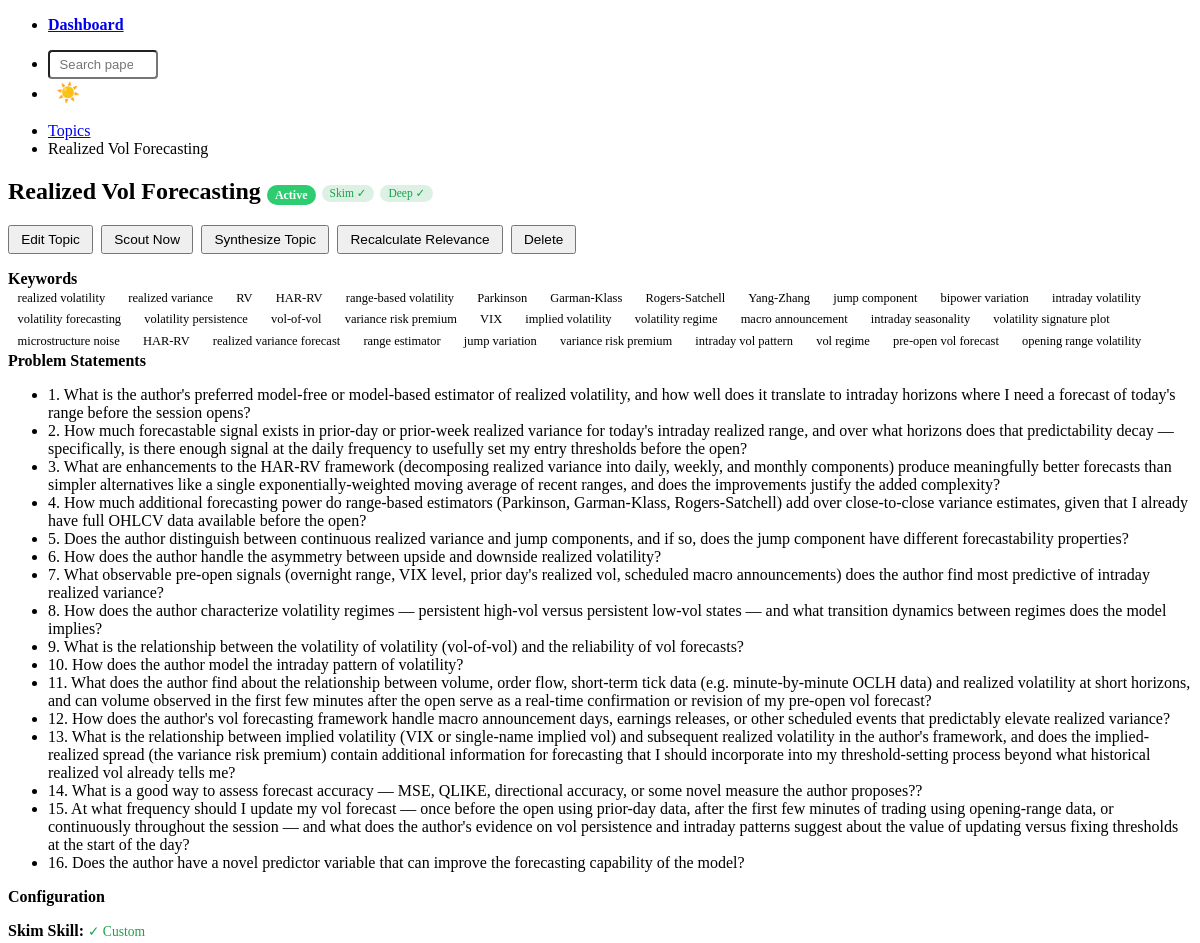
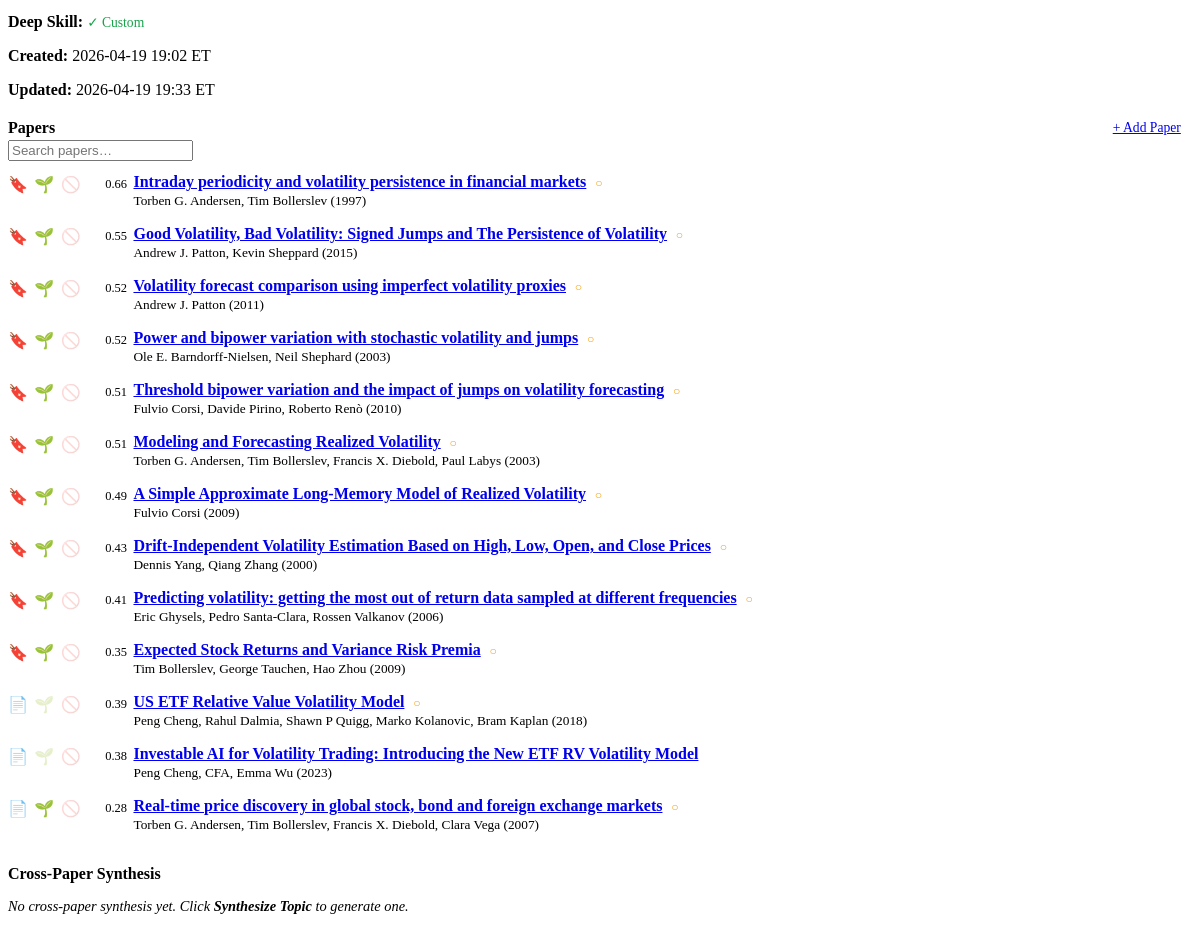
/topics/6, run on the app's committed database (2 pictures, top to bottom).
### tables this page shows
CREATE TABLE topics (
    id              INTEGER PRIMARY KEY AUTOINCREMENT,
    name            TEXT NOT NULL UNIQUE,
    description     TEXT NOT NULL DEFAULT '',
    keywords        TEXT NOT NULL DEFAULT '[]',          -- JSON list of strings
    priority_keywords TEXT NOT NULL DEFAULT '[]',        -- JSON list of high-weight keywords
    problem_statements TEXT NOT NULL DEFAULT '[]',       -- JSON list of free-text problems
    sources         TEXT NOT NULL DEFAULT '["arxiv"]',   -- JSON list: arxiv, ssrn, kaggle
    pdf_policy      TEXT NOT NULL DEFAULT 'link_only'
                        CHECK (pdf_policy IN ('link_only', 'download')),
    is_active       INTEGER NOT NULL DEFAULT 1,
    created_at      TEXT NOT NULL DEFAULT (datetime('now')),
    updated_at      TEXT NOT NULL DEFAULT (datetime('now'))
, skim_skill_md TEXT, deep_synthesis_skill_md TEXT);

CREATE TABLE papers (
    id              INTEGER PRIMARY KEY AUTOINCREMENT,
    source          TEXT NOT NULL,                       -- 'arxiv', 'ssrn', 'kaggle'
    source_id       TEXT NOT NULL,                       -- e.g. arXiv ID
    title           TEXT NOT NULL,
    authors         TEXT NOT NULL DEFAULT '[]',          -- JSON list
    published_venue TEXT NOT NULL DEFAULT '',
    published_date  TEXT,
    abstract        TEXT NOT NULL DEFAULT '',
    url             TEXT NOT NULL DEFAULT '',
    pdf_url         TEXT NOT NULL DEFAULT '',
    pdf_local_path  TEXT,
    created_at      TEXT NOT NULL DEFAULT (datetime('now')), semantic_scholar_id TEXT, read_next INTEGER NOT NULL DEFAULT 0, unprocessed INTEGER NOT NULL DEFAULT 1,
    UNIQUE(source, source_id)
);

CREATE TABLE topic_papers (
    id              INTEGER PRIMARY KEY AUTOINCREMENT,
    topic_id        INTEGER NOT NULL REFERENCES topics(id) ON DELETE CASCADE,
    paper_id        INTEGER NOT NULL REFERENCES papers(id) ON DELETE CASCADE,
    matched_keywords TEXT NOT NULL DEFAULT '[]',         -- JSON list
    relevance_score REAL NOT NULL DEFAULT 0.0,
    created_at      TEXT NOT NULL DEFAULT (datetime('now')), recommendation TEXT CHECK (recommendation IN ('read', 'skip', 'deep_dive')), is_scout_seed INTEGER NOT NULL DEFAULT 0, not_interesting INTEGER NOT NULL DEFAULT 0,
    UNIQUE(topic_id, paper_id)
);

### poneglyph/routes/topics.py (the view)
@router.get("/{topic_id}", response_class=HTMLResponse)
async def view_topic(request: Request, topic_id: int):
    topic = _topic_row(topic_id)
    if not topic:
        return HTMLResponse("<p>Topic not found.</p>", status_code=404)
    paper_rows = fetch_all(
        """SELECT p.*, tp.is_scout_seed, tp.not_interesting, tp.relevance_score
           FROM papers p
           JOIN topic_papers tp ON p.id = tp.paper_id
           WHERE tp.topic_id = ?
           ORDER BY p.read_next DESC, tp.not_interesting ASC,
                    COALESCE(tp.relevance_score, 1.0) DESC,
                    p.published_date DESC, p.created_at DESC
           LIMIT 20""",
        (topic_id,),
    )
    papers = [row_to_dict(r) for r in paper_rows]
    seed_count = sum(1 for p in papers if p.get("is_scout_seed"))
    latest_synthesis = row_to_dict(fetch_one(
        "SELECT * FROM cross_syntheses WHERE topic_id = ? ORDER BY created_at DESC LIMIT 1",
        (topic_id,),
    ))
    return templates.TemplateResponse(
        "topics/detail.html",
        {
            "request": request,
            "topic": topic,
            "papers": papers,
            "seed_count": seed_count,
            "latest_synthesis": latest_synthesis,
        },
    )

### templates/topics/detail.html (shortened to what this page needs)
{% extends "base.html" %}
{% block content %}
<nav aria-label="breadcrumb">
    <ul>
        <li><a href="/topics">Topics</a></li>
        <li>{{ topic.name }}</li>
    </ul>
</nav>
<hgroup>
    <h2>
        {{ topic.name }}
        {% if topic.is_active %}
            <span class="badge badge-active">Active</span>
        {% else %}
            <span class="badge badge-inactive">Paused</span>
        {% endif %}
        {% if topic.skim_skill_md %}
            <span style="font-size:0.72rem; font-weight:normal; padding:0.15rem 0.5rem;
                         border-radius:1rem; background:rgba(22,163,74,0.15);
                         color:#16a34a; vertical-align:middle;">Skim ✓</span>
        {% else %}
            <span style="font-size:0.72rem; font-weight:normal; padding:0.15rem 0.5rem;
                         border-radius:1rem; background:rgba(220,38,38,0.12);
                         color:#dc2626; vertical-align:middle;">Skim ✗</span>
        {% endif %}
        {% if topic.deep_synthesis_skill_md %}
            <span style="font-size:0.72rem; font-weight:normal; padding:0.15rem 0.5rem;
                         border-radius:1rem; background:rgba(22,163,74,0.15);
                         color:#16a34a; vertical-align:middle;">Deep ✓</span>
        {% else %}
            <span style="font-size:0.72rem; font-weight:normal; padding:0.15rem 0.5rem;
                         border-radius:1rem; background:rgba(100,116,139,0.15);
                         color:var(--pico-muted-color); vertical-align:middle;">Deep ✗</span>
        {% endif %}
    </h2>
</hgroup>
<div class="actions" style="margin-bottom: 1rem;">
    <button class="outline"
            hx-get="/topics/{{ topic.id }}/edit?from_detail=1"
            hx-target="#topic-edit-area"
            hx-swap="innerHTML"
            onclick="window.scrollTo({top:0,behavior:'smooth'})">Edit Topic</button>
    {% if topic.skim_skill_md %}
    <button class="outline"
            hx-post="/scout/topic/{{ topic.id }}"
            hx-target="#scout-status-area"
            hx-swap="innerHTML"
            hx-confirm="Scout citations for {{ seed_count }} seed paper(s) in this topic? This calls Semantic Scholar and may take a few minutes."
            hx-indicator="#scout-ind">
        Scout Now
    </button>
    {% else %}
    <button class="outline" disabled
            title="Upload a Structural Skim skill first — edit this topic to add one">
        Scout Now
    </button>
    {% endif %}
    <button class="outline"
            hx-post="/topics/{{ topic.id }}/cross-synthesis"
            hx-target="#cross-synthesis-status-area"
            hx-swap="innerHTML"
            hx-confirm="Run cross-paper synthesis for all papers in this topic? This calls Sonnet and may take 30–60 seconds."
            hx-indicator="#cross-ind">
        Synthesize Topic
    </button>
    <button class="outline"
            hx-post="/topics/{{ topic.id }}/recalculate-relevance"
            hx-target="#topic-papers-list"
            hx-swap="innerHTML"
            hx-indicator="#relevance-ind">
        Recalculate Relevance
    </button>
    <button class="outline contrast"
            hx-delete="/topics/{{ topic.id }}"
            hx-confirm="Delete topic '{{ topic.name }}'? This cannot be undone."
            hx-on::after-request="if(event.detail.successful) window.location='/topics'">
        Delete
    </button>
</div>
<div class="grid">
    <div>
        <article>
            <header><strong>Keywords</strong></header>
            {% set all_keywords = (topic.keywords or []) + (topic.priority_keywords or []) %}
            {% for kw in all_keywords %}
                <span class="keyword-tag">{{ kw }}</span>
            {% endfor %}
        </article>
        {% if topic.problem_statements %}
        <article>
            <header><strong>Problem Statements</strong></header>
            <ul>
                {% for ps in topic.problem_statements %}
                    <li>{{ ps }}</li>
                {% endfor %}
            </ul>
        </article>
        {% endif %}
        <article>
            <header><strong>Configuration</strong></header>
            <p>
                <strong>Skim Skill:</strong>
                {% if topic.skim_skill_md %}
                <span style="color:#16a34a; font-size:0.85rem;">✓ Custom</span>
                {% else %}
                <span style="color:#dc2626; font-size:0.85rem;">✗ None — scouting disabled</span>
                {% endif %}
            </p>
            <p>
                <strong>Deep Skill:</strong>
                {% if topic.deep_synthesis_skill_md %}
                <span style="color:#16a34a; font-size:0.85rem;">✓ Custom</span>
                {% else %}
                <span style="color:var(--pico-muted-color); font-size:0.85rem;">✗ None — deep synthesis disabled</span>
                {% endif %}
            </p>
            <p><strong>Created:</strong> {{ topic.created_at | nyc }} ET</p>
            <p><strong>Updated:</strong> {{ topic.updated_at | nyc }} ET</p>
        </article>
    </div>
    <div>
        <article>
            <header>
                <div style="display: flex; justify-content: space-between; align-items: center;">
                    <strong>Papers</strong>
                    <a href="/papers/upload?topic_id={{ topic.id }}" role="button" class="outline"
                       style="margin: 0; padding: 0.3rem 0.7rem; font-size: 0.85rem;"
                       hx-get="/papers/upload?topic_id={{ topic.id }}" hx-target="#upload-form-area" hx-swap="innerHTML"
                       hx-indicator="#paper-add-ind">
                        + Add Paper <span id="paper-add-ind" class="htmx-indicator"></span>
                    </a>
                </div>
            </header>
            {% if papers %}
                <input type="search" placeholder="Search papers…"
                       style="margin-bottom: 0.75rem;"
                       hx-get="/topics/{{ topic.id }}/papers-list"
                       hx-trigger="input changed delay:300ms"
                       hx-target="#topic-papers-list"
                       hx-swap="innerHTML"
                       name="q">
                <div id="topic-papers-list">
                    {% with show_all_link=(papers|length >= 20) %}
                        {% include "topics/partials/papers_list.html" %}
                    {% endwith %}
                </div>
            {% else %}
                <p style="color: var(--pico-muted-color); font-style: italic;">No papers yet. Add one manually or wait for scouting.</p>
            {% endif %}
        </article>
    </div>
</div>
<article style="margin-top:1.5rem;">
    <header>
        <strong>Cross-Paper Synthesis</strong>
    </header>
    <div id="cross-synthesis-result">
        {% with synthesis=latest_synthesis %}
            {% include "topics/partials/cross_synthesis.html" %}
        {% endwith %}
    </div>
</article>
{% endblock %}

### templates/topics/partials/papers_list.html (shortened to what this page needs)
{% for paper in papers %}
<div style="margin-bottom: 0.5rem; padding-bottom: 0.5rem; border-bottom: 1px solid var(--pico-muted-border-color); display: flex; align-items: flex-start; gap: 0.4rem;{% if paper.not_interesting %} opacity: 0.45;{% endif %}">
    <span hx-post="/papers/{{ paper.id }}/read-next" hx-swap="outerHTML"
          style="cursor:pointer; font-size:1.0rem; flex-shrink:0; margin-top:0.1rem;"
          title="{{ 'Remove from Read Next' if paper.read_next else 'Mark as Read Next' }}">{{ '🔖' if paper.read_next else '📄' }}</span>
    <span id="tp-icons-{{ topic.id }}-{{ paper.id }}" style="display:contents;">
        <span hx-post="/topics/{{ topic.id }}/papers/{{ paper.id }}/toggle-seed"
              hx-target="#tp-icons-{{ topic.id }}-{{ paper.id }}" hx-swap="outerHTML"
              style="cursor:pointer; font-size:1.0rem; flex-shrink:0; margin-top:0.1rem;{% if not paper.is_scout_seed %} opacity:0.25;{% endif %}"
              title="{{ 'Remove from scout seeds' if paper.is_scout_seed else 'Add to scout seeds' }}">🌱</span>
        <span hx-post="/topics/{{ topic.id }}/papers/{{ paper.id }}/toggle-not-interesting"
              hx-target="#tp-icons-{{ topic.id }}-{{ paper.id }}" hx-swap="outerHTML"
              style="cursor:pointer; font-size:1.0rem; flex-shrink:0; margin-top:0.1rem;{% if paper.not_interesting %} filter:drop-shadow(0 0 4px rgba(255,80,80,0.85));{% else %} opacity:0.2;{% endif %}"
              title="{{ 'Mark as interesting' if paper.not_interesting else 'Mark as not interesting for this topic' }}">🚫</span>
    </span>
    <span title="Relevance score" style="flex-shrink:0; font-size:0.78rem; color:var(--pico-muted-color); margin-top:0.2rem; min-width:2.5rem; text-align:right;">
        {{ "%.2f"|format(paper.relevance_score) if paper.relevance_score is not none else "—" }}
    </span>
    <div style="flex:1; min-width:0;">
        <a href="/papers/{{ paper.id }}"><strong>{{ paper.title }}</strong></a>
        {% if paper.unprocessed %}
        <span title="Unprocessed" style="color: #f59e0b; font-size: 0.75rem; margin-left: 0.3rem;">○</span>
        {% endif %}
        <br><small style="color: var(--pico-muted-color);">
            {% if paper.authors %}
            {{ paper.authors | join(', ') if paper.authors is iterable and paper.authors is not string else paper.authors }}
            {% endif %}
            {% if paper.published_date %}
            ({{ paper.published_date[:4] }})
            {% endif %}
        </small>
    </div>
</div>
{% endfor %}

### templates/base.html (style rules this page uses)
:root { --pico-font-size: 15px; }
nav { margin-bottom: 1rem; }
.badge { display: inline-block; padding: 0.15rem 0.5rem; border-radius: 1rem; font-size: 0.75rem; font-weight: 600; }
.badge-active { background: #2ecc71; color: #fff; }
.keyword-tag { display: inline-block; background: var(--pico-primary-background); color: var(--pico-primary-inverse); padding: 0.1rem 0.45rem; border-radius: 0.75rem; font-size: 0.78rem; margin: 0.1rem 0.15rem; }
.actions { display: flex; gap: 0.5rem; align-items: center; }
.actions button, .actions a { padding: 0.3rem 0.7rem; font-size: 0.85rem; margin: 0; }

### data on the page
topics: name "Realized Vol Forecasting", created_at|nyc "2026-04-19 19:02", updated_at|nyc "2026-04-19 19:33"
topic_papers: relevance_score "0.66", title "Intraday periodicity and volatility persistence in financial markets", authors "Torben G. Andersen, Tim Bollerslev", published_date "1997"
papers: read_next "🔖"
topic_papers: relevance_score "0.55", title "Good Volatility, Bad Volatility: Signed Jumps and The Persistence of Volatility", authors "Andrew J. Patton, Kevin Sheppard", published_date "2015"
papers: read_next "🔖"
topic_papers: relevance_score "0.52", title "Volatility forecast comparison using imperfect volatility proxies", authors "Andrew J. Patton", published_date "2011"
papers: read_next "🔖"
topic_papers: relevance_score "0.52", title "Power and bipower variation with stochastic volatility and jumps", authors "Ole E. Barndorff-Nielsen, Neil Shephard", published_date "2003"
papers: read_next "🔖"
topic_papers: relevance_score "0.51", title "Threshold bipower variation and the impact of jumps on volatility forecasting", authors "Fulvio Corsi, Davide Pirino, Roberto Renò", published_date "2010"
papers: read_next "🔖"
topic_papers: relevance_score "0.51", title "Modeling and Forecasting Realized Volatility", authors "Torben G. Andersen, Tim Bollerslev, Francis X. Diebold, Paul Labys", published_date "2003"
papers: read_next "🔖"
topic_papers: relevance_score "0.49", title "A Simple Approximate Long-Memory Model of Realized Volatility", authors "Fulvio Corsi", published_date "2009"
papers: read_next "🔖"
topic_papers: relevance_score "0.43", title "Drift-Independent Volatility Estimation Based on High, Low, Open, and Close Prices", authors "Dennis Yang, Qiang Zhang", published_date "2000"
papers: read_next "🔖"
topic_papers: relevance_score "0.41", title "Predicting volatility: getting the most out of return data sampled at different frequencies", authors "Eric Ghysels, Pedro Santa-Clara, Rossen Valkanov", published_date "2006"
papers: read_next "🔖"
topic_papers: relevance_score "0.35", title "Expected Stock Returns and Variance Risk Premia", authors "Tim Bollerslev, George Tauchen, Hao Zhou", published_date "2009"
papers: read_next "🔖"
topic_papers: relevance_score "0.39", title "US ETF Relative Value Volatility Model", authors "Peng Cheng, Rahul Dalmia, Shawn P Quigg, Marko Kolanovic, Bram Kaplan", published_date "2018"
papers: read_next "📄"
topic_papers: relevance_score "0.38", title "Investable AI for Volatility Trading: Introducing the New ETF RV Volatility Model", authors "Peng Cheng, CFA, Emma Wu", published_date "2023"
papers: read_next "📄"
topic_papers: relevance_score "0.28", title "Real-time price discovery in global stock, bond and foreign exchange markets", authors "Torben G. Andersen, Tim Bollerslev, Francis X. Diebold, Clara Vega", published_date "2007"
papers: read_next "📄"

### other printed values
{{ kw }} "realized volatility" "realized variance" "RV" "HAR-RV" "range-based volatility" "Parkinson" "Garman-Klass" "Rogers-Satchell" "Yang-Zhang" "jump component" "bipower variation" "intraday volatility" "volatility forecasting" "volatility persistence" "vol-of-vol" "variance risk premium" "VIX" "implied volatility" "volatility regime" "macro announcement" "intraday seasonality" "volatility signature plot" "microstructure noise" "HAR-RV" "realized variance forecast" "range estimator" "jump variation" "variance risk premium" "intraday vol pattern" "vol regime" "pre-open vol forecast" "opening range volatility"
{{ ps }} "5. Does the author distinguish between continuous realized variance and jump components, and if so, does the jump component have different forecastability properties?" "6. How does the author handle the asymmetry between upside and downside realized volatility?" "7. What observable pre-open signals (overnight range, VIX level, prior day's realized vol, scheduled macro announcements) does the author find most predictive of intraday realized variance?" "8. How does the author characterize volatility regimes — persistent high-vol versus persistent low-vol states — and what transition dynamics between regimes does the model implies?" "9. What is the relationship between the volatility of volatility (vol-of-vol) and the reliability of vol forecasts?" "10. How does the author model the intraday pattern of volatility?" "12. How does the author's vol forecasting framework handle macro announcement days, earnings releases, or other scheduled events that predictably elevate realized variance?" "14. What is a good way to assess forecast accuracy — MSE, QLIKE, directional accuracy, or some novel measure the author proposes??" "16. Does the author have a novel predictor variable that can improve the forecasting capability of the model?"
